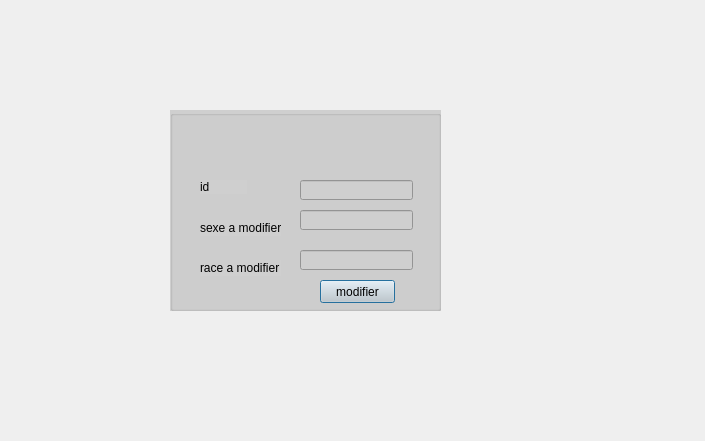
<?xml version="1.0" encoding="UTF-8"?>
<ui version="4.0">
 <class>modifier</class>
 <widget class="QDialog" name="modifier">
  <property name="geometry">
   <rect>
    <x>0</x>
    <y>0</y>
    <width>705</width>
    <height>441</height>
   </rect>
  </property>
  <property name="windowTitle">
   <string>Dialog</string>
  </property>
  <widget class="QGroupBox" name="groupBox">
   <property name="geometry">
    <rect>
     <x>170</x>
     <y>110</y>
     <width>271</width>
     <height>201</height>
    </rect>
   </property>
   <property name="styleSheet">
    <string notr="true">background-color: rgb(207, 207, 207);</string>
   </property>
   <property name="title">
    <string/>
   </property>
   <widget class="QLineEdit" name="lineEdit_idmd">
    <property name="geometry">
     <rect>
      <x>130</x>
      <y>70</y>
      <width>113</width>
      <height>20</height>
     </rect>
    </property>
   </widget>
   <widget class="QLineEdit" name="lineEdit_sexemd">
    <property name="geometry">
     <rect>
      <x>130</x>
      <y>100</y>
      <width>113</width>
      <height>20</height>
     </rect>
    </property>
   </widget>
   <widget class="QLineEdit" name="lineEdit_racemd">
    <property name="geometry">
     <rect>
      <x>130</x>
      <y>140</y>
      <width>113</width>
      <height>20</height>
     </rect>
    </property>
   </widget>
   <widget class="QLabel" name="label">
    <property name="geometry">
     <rect>
      <x>30</x>
      <y>70</y>
      <width>47</width>
      <height>14</height>
     </rect>
    </property>
    <property name="text">
     <string>id</string>
    </property>
   </widget>
   <widget class="QLabel" name="label_2">
    <property name="geometry">
     <rect>
      <x>30</x>
      <y>110</y>
      <width>81</width>
      <height>16</height>
     </rect>
    </property>
    <property name="text">
     <string>sexe a modifier</string>
    </property>
   </widget>
   <widget class="QLabel" name="label_3">
    <property name="geometry">
     <rect>
      <x>30</x>
      <y>150</y>
      <width>81</width>
      <height>16</height>
     </rect>
    </property>
    <property name="text">
     <string>race a modifier</string>
    </property>
   </widget>
   <widget class="QPushButton" name="modifierb">
    <property name="geometry">
     <rect>
      <x>150</x>
      <y>170</y>
      <width>75</width>
      <height>23</height>
     </rect>
    </property>
    <property name="text">
     <string>modifier</string>
    </property>
   </widget>
  </widget>
 </widget>
 <resources/>
 <connections/>
</ui>
